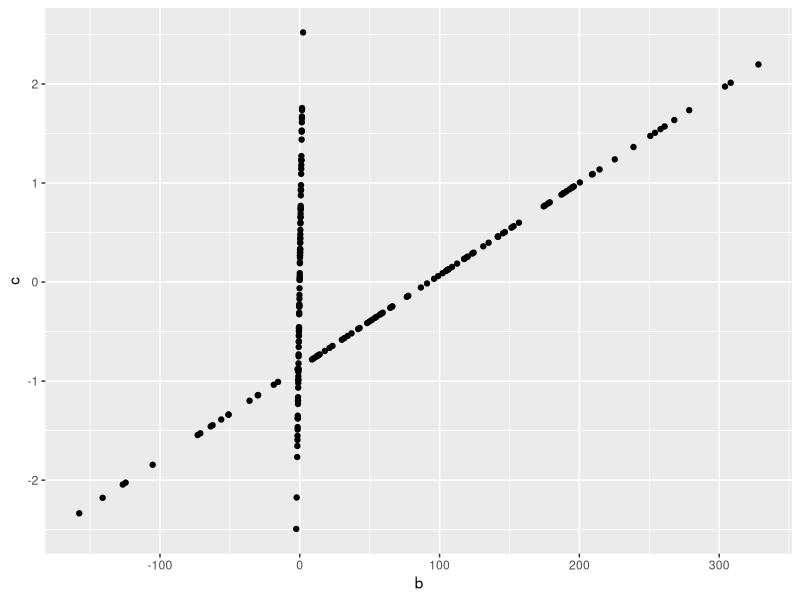

R code for this plot:
library(tidyverse)

d <- tibble(
  a = c(rep(1, 100), rep(2, 100)),
  b = c(rnorm(100), rnorm(100, 100, 100))
)
# standardize scores
d <- d %>%
  mutate(b_tot = scale(b)[,1]) %>%
  group_by(a) %>%
  mutate(c = scale(b)[,1]) %>%
  ungroup()

ggplot(d) +
  geom_point(aes(x=b, y=c))
